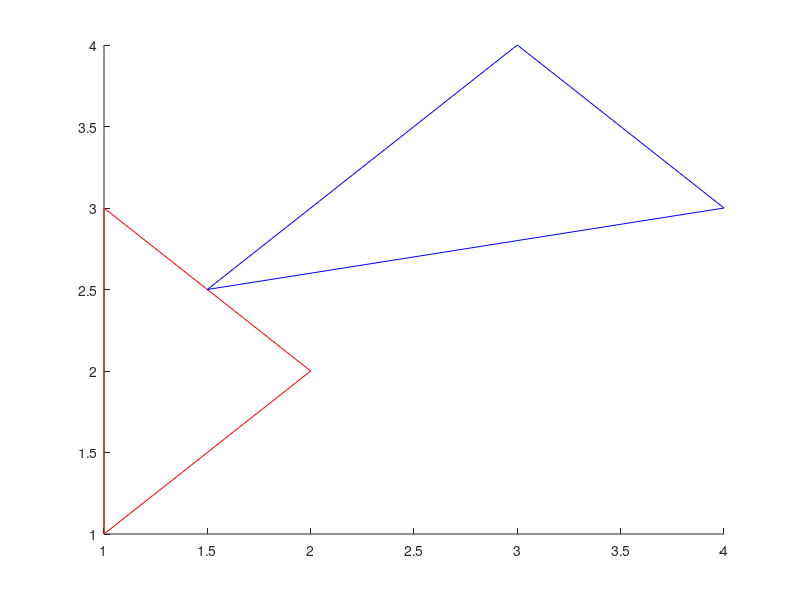

Here is the MATLAB script that generated this plot: (Note: this script raises an error after producing the figure.)
%Test case 1
x = [1,2,1]; 
y = [1,2,3];
P1 = [x;y]';

x = [1.5,3,4];
y = [2.5,4,3];
P2 = [x;y]';

%Test case 2
% x = [2,2,3]; 
% y = [5,3,4];
% P1 = [x;y]';
% 
% x = [0,4,2];
% y = [0,4,6];
% P2 = [x;y]';

line([P1(:,1)' P1(1,1)],[P1(:,2)' P1(1,2)],'Color','r')
line([P2(:,1)' P2(1,1)],[P2(:,2)' P2(1,2)],'Color','b')

flag = triangle_intersection(P1,P2);
if flag == 1
    disp('Intersection')
else
    disp('No Intersection')
end